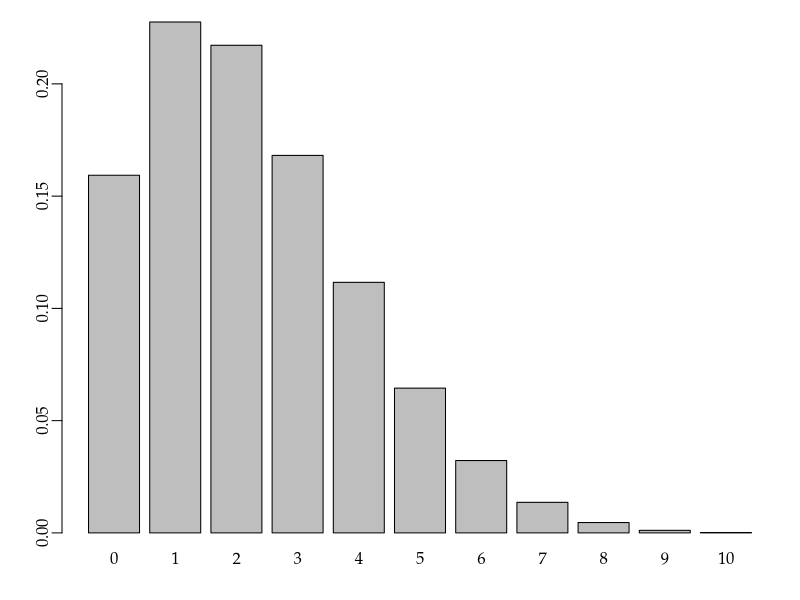

This chart was generated by the following R code: (Note: this script raises an error after producing the figure.)
args = commandArgs()
basename = sub(".R$", "", sub("^--file=(.*/)?", "", args[grep("^--file=", args)]))
if (length(basename) != 0)
    pdf(file=paste0(basename, "_tmp.pdf"), colormodel="gray", width=4, height=3)
par(family="Palatino")
par(mgp=c(1.5,0.5,0)) # title and axis margins. default: c(3,1,0)
par(mar=c(3,3,1,1)+0.1) # bottom, left, top, right margins. default: c(5,4,4,2)+0.1
# x = rbeta(10000000, 2.5, 8.5)
# z = sapply(0:10, function(r) mean(dbinom(r, 10, x)))
z = c(0.1593056405, 0.2275594124, 0.2171949113, 0.1681326536, 0.1115948884, 0.0644719485, 0.0322315126, 0.0136091891, 0.0046147581, 0.0011322288, 0.0001528566)
barplot(z, names.arg=0:10)
dev.off()
embedFonts(paste0(basename, "_tmp.pdf"), outfile=paste0(basename, ".pdf"),
           options="-c \"<</NeverEmbed []>> setdistillerparams\" -f ")
